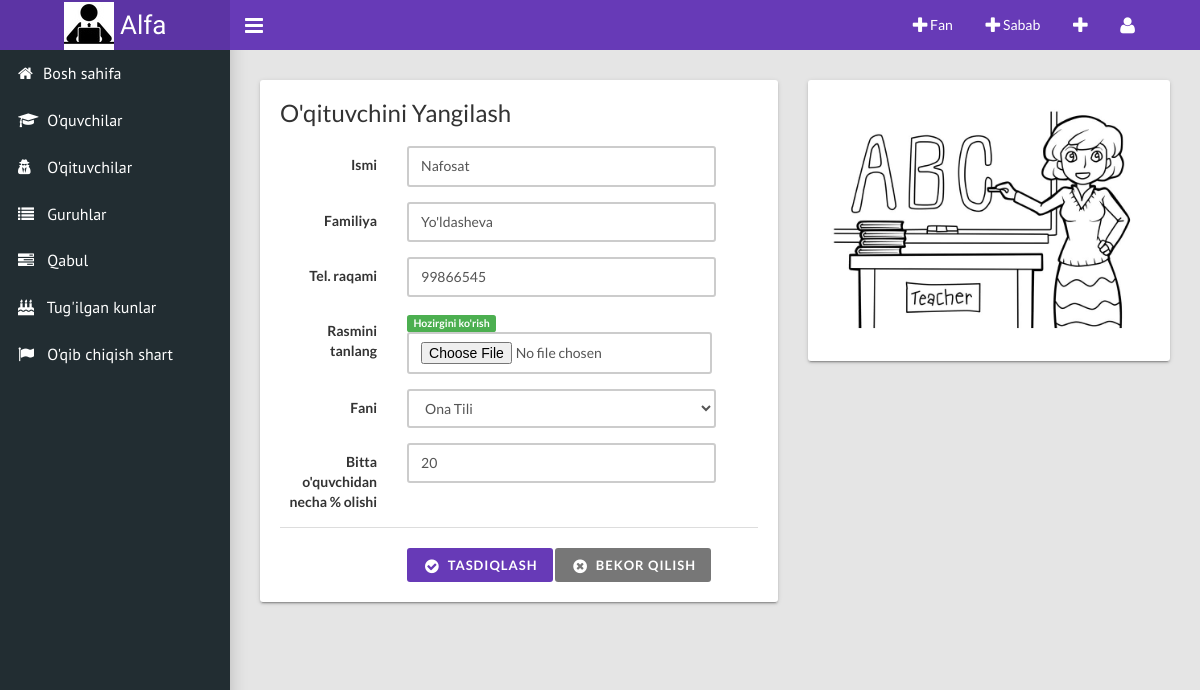
/update_teacher/1, run on the app's committed database.
### main/models.py (models this page shows, shortened)
class Teacher(models.Model):
    user = models.ForeignKey(User, related_name="teacher", on_delete=models.CASCADE, blank=True, null=True)
    name = models.CharField("Ismi", max_length=150)
    surname = models.CharField("Familiyasi", max_length=150)
    image = models.ImageField("O'qituvchi rasmi", upload_to='teacher_img/',null=True, blank=True)
    tel_num = models.CharField("Telefon raqami", max_length=50, blank=True)
    subject = models.ForeignKey(Subjects, related_name="teachers", on_delete=models.PROTECT)
    price = models.PositiveIntegerField("Bitta dars uchun narx", default=0)
    countsub = models.PositiveIntegerField("Bir oydagi darslar soni", default=0)
    allprice = models.PositiveIntegerField("Jami maosh", default=0)

### main/views.py (the view)
# urls.py: path("update_teacher/<pk>", TeacherUpdateView.as_view(), name="update_teacher"),
class TeacherUpdateView(UpdateView):
    model = Teacher
    form_class = CreateTeacherForm
    success_url = '/teachers/'
    template_name = "update_teacher.html"

### main/forms.py
class CreateTeacherForm(forms.ModelForm):
    class Meta:
        model = Teacher
        fields = ['name','surname','image','tel_num','subject','price']

### main/context_pro.py (called while the page is built)
def students(request):
    context = {
        'teachers':Teacher.objects.all(),
        'student':Student.objects.all(),
    }
    return context

### main/models.py (called while the page is built)
    def __str__(self):
        return self.name

### templates/update_teacher.html (shortened to what this page needs)
{% extends 'wrapper.html' %}
{% load static %}
{% block content %}
<div class="content-wrapper">
<div class="row">
    <div class="col-md-7">
        <form method="POST" class="form-horizontal" enctype="multipart/form-data">{% csrf_token %}
            <div class="card">
                <h3 class="card-title">O'qituvchini Yangilash</h3>
                <div class="card-body">
                    <div class="form-group">
                        <label class="control-label col-md-3">Ismi</label>
                        <div class="col-md-8">
                            {{form.name}}
                        </div>
                    </div>
                    <div class="form-group">
                        <label class="control-label col-md-3">Familiya</label>
                        <div class="col-md-8">
                            {{form.surname}}
                        </div>
                    </div>
                    <div class="form-group">
                        <label class="control-label col-md-3">Tel. raqami</label>
                        <div class="col-md-8">
                            {{form.tel_num}}
                        </div>
                    </div>
                    <div class="form-group">
                        <label class="control-label col-md-3">Rasmini tanlang</label>
                        <div class="col-md-8 form-inline">
                            {% if form.image.value %}
                            <a href="{{form.image.value.url}}" class="label label-success">Hozirgini ko'rish</a>
                            {% endif %}
                            <input value="" name="image" class="form-control" type="file">
                        </div>
                    </div>
                    <div class="form-group">
                        <label class="control-label col-md-3">Fani</label>
                        <div class="col-md-8">
                            {{form.subject}}
                        </div>
                    </div>
                    <div class="form-group">
                        <label class="control-label col-md-3">Bitta o'quvchidan necha % olishi</label>
                        <div class="col-md-8">
                            {{form.price}}
                        </div>
                    </div>
                </div>
                <div class="card-footer">
                    <div class="row">
                        <div class="col-md-8 col-md-offset-3">
                            <button class="btn btn-primary icon-btn" type="submit"><i class="fa fa-fw fa-lg fa-check-circle"></i>TASDIQLASH</button>
                            <a class="btn btn-default icon-btn" href="{% url 'main:home' %}"><i class="fa fa-fw fa-lg fa-times-circle"></i>BEKOR QILISH</a>
                        </div>
                    </div>
                </div>
            </div>
        </form>
    </div>
    <div class="col-md-5">
        <img style="width: 100%;" class="card" src="/static/images/teacher.jpg" alt="">
    </div>
</div>
</div>
{% endblock content %}

### data on the page
Teacher: name "Nafosat", surname "Yo'ldasheva", tel_num "99866545", subject "Ona Tili", price "20"
